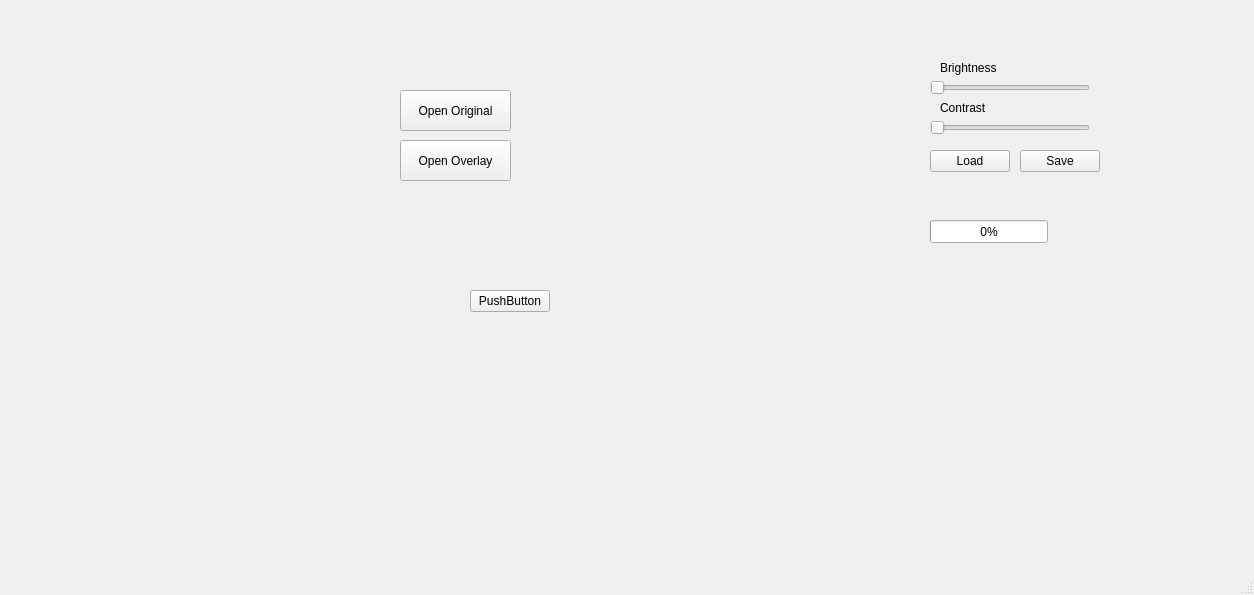
<?xml version="1.0" encoding="UTF-8"?>
<ui version="4.0">
 <class>MainWindow</class>
 <widget class="QMainWindow" name="MainWindow">
  <property name="geometry">
   <rect>
    <x>0</x>
    <y>0</y>
    <width>1254</width>
    <height>595</height>
   </rect>
  </property>
  <property name="windowTitle">
   <string>MainWindow</string>
  </property>
  <widget class="QWidget" name="centralwidget">
   <widget class="QPushButton" name="but_original">
    <property name="geometry">
     <rect>
      <x>400</x>
      <y>90</y>
      <width>111</width>
      <height>41</height>
     </rect>
    </property>
    <property name="text">
     <string>Open Original</string>
    </property>
   </widget>
   <widget class="QPushButton" name="but_overlay">
    <property name="geometry">
     <rect>
      <x>400</x>
      <y>140</y>
      <width>111</width>
      <height>41</height>
     </rect>
    </property>
    <property name="text">
     <string>Open Overlay</string>
    </property>
   </widget>
   <widget class="QLabel" name="lbl_original">
    <property name="geometry">
     <rect>
      <x>30</x>
      <y>10</y>
      <width>311</width>
      <height>271</height>
     </rect>
    </property>
    <property name="text">
     <string/>
    </property>
   </widget>
   <widget class="QLabel" name="lbl_overlay">
    <property name="geometry">
     <rect>
      <x>70</x>
      <y>80</y>
      <width>191</width>
      <height>111</height>
     </rect>
    </property>
    <property name="text">
     <string/>
    </property>
   </widget>
   <widget class="QSlider" name="sldr_brightness">
    <property name="geometry">
     <rect>
      <x>930</x>
      <y>80</y>
      <width>160</width>
      <height>16</height>
     </rect>
    </property>
    <property name="minimumSize">
     <size>
      <width>160</width>
      <height>0</height>
     </size>
    </property>
    <property name="minimum">
     <number>0</number>
    </property>
    <property name="maximum">
     <number>9</number>
    </property>
    <property name="singleStep">
     <number>1</number>
    </property>
    <property name="value">
     <number>0</number>
    </property>
    <property name="sliderPosition">
     <number>0</number>
    </property>
    <property name="orientation">
     <enum>Qt::Horizontal</enum>
    </property>
   </widget>
   <widget class="QSlider" name="sldr_contrast">
    <property name="geometry">
     <rect>
      <x>930</x>
      <y>120</y>
      <width>160</width>
      <height>16</height>
     </rect>
    </property>
    <property name="minimum">
     <number>0</number>
    </property>
    <property name="maximum">
     <number>9</number>
    </property>
    <property name="singleStep">
     <number>1</number>
    </property>
    <property name="orientation">
     <enum>Qt::Horizontal</enum>
    </property>
   </widget>
   <widget class="QLabel" name="lbl_brightness">
    <property name="geometry">
     <rect>
      <x>940</x>
      <y>60</y>
      <width>61</width>
      <height>16</height>
     </rect>
    </property>
    <property name="text">
     <string>Brightness</string>
    </property>
   </widget>
   <widget class="QLabel" name="lbl_contrast">
    <property name="geometry">
     <rect>
      <x>940</x>
      <y>100</y>
      <width>61</width>
      <height>16</height>
     </rect>
    </property>
    <property name="text">
     <string>Contrast</string>
    </property>
   </widget>
   <widget class="QPushButton" name="btn_load">
    <property name="geometry">
     <rect>
      <x>930</x>
      <y>150</y>
      <width>80</width>
      <height>22</height>
     </rect>
    </property>
    <property name="text">
     <string>Load</string>
    </property>
   </widget>
   <widget class="QPushButton" name="but_save">
    <property name="geometry">
     <rect>
      <x>1020</x>
      <y>150</y>
      <width>80</width>
      <height>22</height>
     </rect>
    </property>
    <property name="text">
     <string>Save</string>
    </property>
   </widget>
   <widget class="QLabel" name="lbl_t2display">
    <property name="geometry">
     <rect>
      <x>540</x>
      <y>10</y>
      <width>361</width>
      <height>271</height>
     </rect>
    </property>
    <property name="text">
     <string/>
    </property>
   </widget>
   <widget class="QProgressBar" name="progressBar">
    <property name="geometry">
     <rect>
      <x>930</x>
      <y>220</y>
      <width>118</width>
      <height>23</height>
     </rect>
    </property>
    <property name="minimum">
     <number>0</number>
    </property>
    <property name="maximum">
     <number>100</number>
    </property>
    <property name="value">
     <number>0</number>
    </property>
   </widget>
   <widget class="QPushButton" name="pushButton">
    <property name="geometry">
     <rect>
      <x>470</x>
      <y>290</y>
      <width>80</width>
      <height>22</height>
     </rect>
    </property>
    <property name="text">
     <string>PushButton</string>
    </property>
   </widget>
  </widget>
  <widget class="QMenuBar" name="menubar">
   <property name="geometry">
    <rect>
     <x>0</x>
     <y>0</y>
     <width>1254</width>
     <height>26</height>
    </rect>
   </property>
  </widget>
  <widget class="QStatusBar" name="statusbar"/>
 </widget>
 <resources/>
 <connections>
  <connection>
   <sender>sldr_brightness</sender>
   <signal>valueChanged(int)</signal>
   <receiver>progressBar</receiver>
   <slot>setValue(int)</slot>
   <hints>
    <hint type="sourcelabel">
     <x>883</x>
     <y>80</y>
    </hint>
    <hint type="destinationlabel">
     <x>890</x>
     <y>227</y>
    </hint>
   </hints>
  </connection>
 </connections>
</ui>
